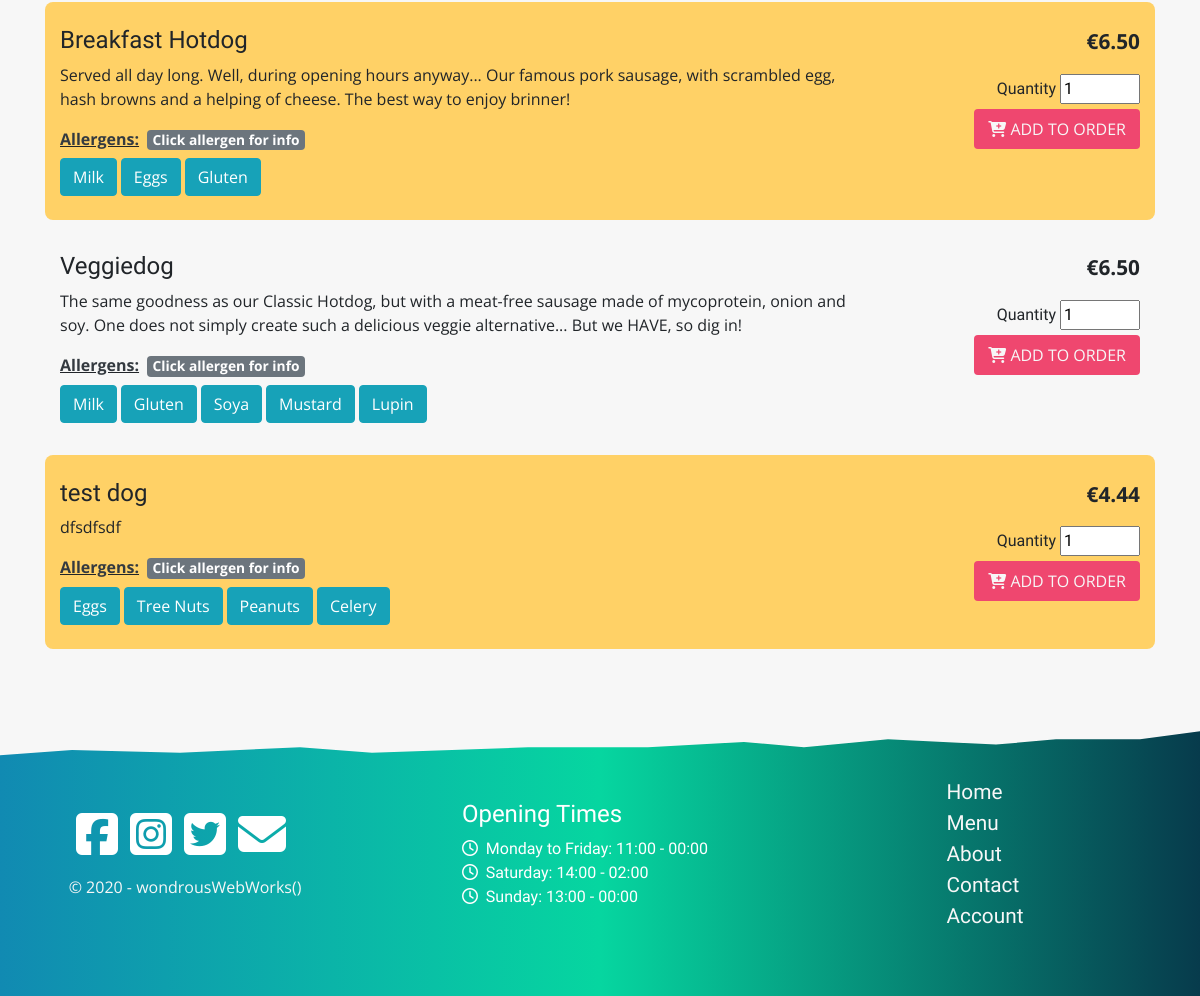
Before: /menu/?category=hotdogs (lower part) with the older database file.
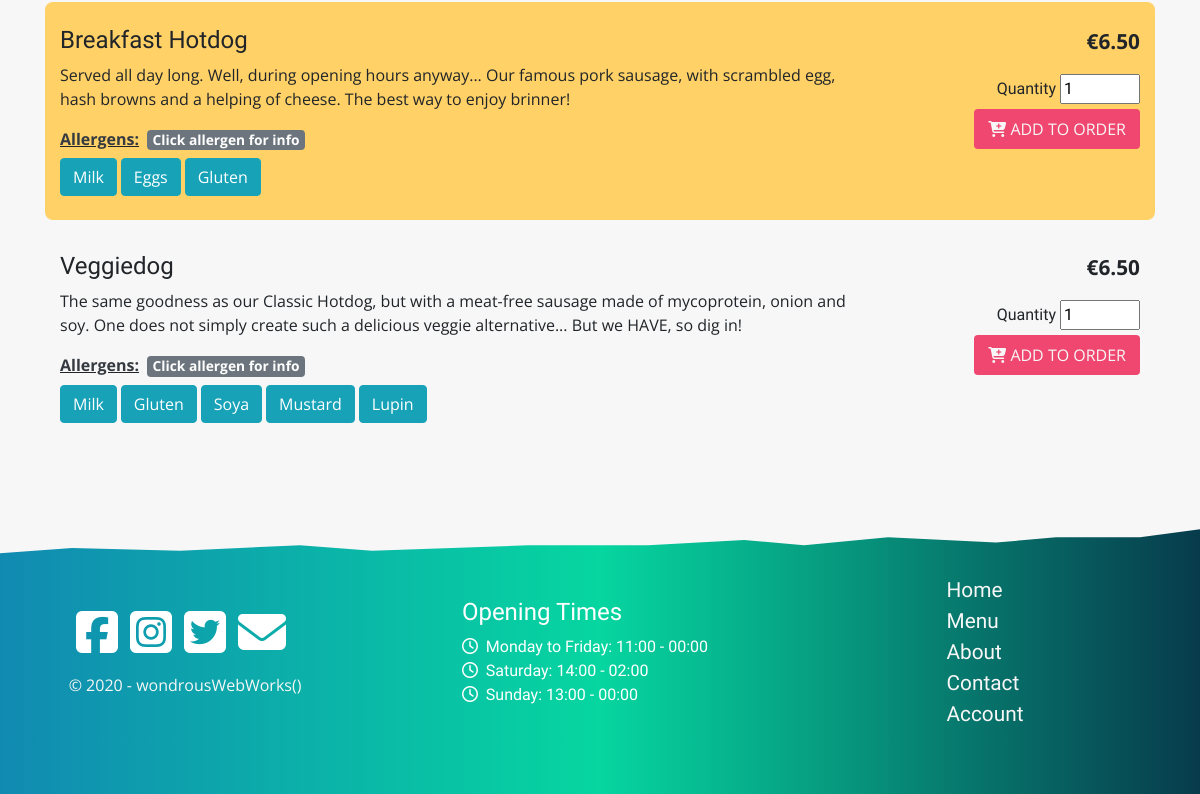
After: the same page with the newer database file.
### menu/models.py (models this page shows, shortened)
class Product(models.Model):
    category = models.ForeignKey('Category', null=True, blank=True, on_delete=models.SET_NULL)
    name = models.CharField(max_length=254, null=True, blank=True)
    description = models.TextField()
    price = models.DecimalField(max_digits=4, decimal_places=2)
    is_vegetarian = models.BooleanField(default=False)
    allergens = models.ManyToManyField('Allergen')

class Allergen(models.Model):
    name = models.CharField(max_length=254)
    friendly_name = models.CharField(max_length=254, null=True, blank=True)
    info_url = models.CharField(max_length=254, null=True, blank=True)

### menu/views.py (the view)
# urls.py: path('menu/', include('menu.urls')),
def menu(request):
    menu = Product.objects.all()
    categories = None
    if request.GET:
        if 'category' in request.GET:
            categories = request.GET['category'].split(',')
            menu = menu.filter(category__name__in=categories)
            categories = Category.objects.filter(name__in=categories)
    context = {
        'menu': menu,
        'categories': categories
    }
    return render(request, 'menu/menu.html', context)

### cart/contexts.py (called while the page is built, shortened)
def cart_content(request):
    cart_items = []
    sub_total = 0
    order_total = 0
    product_count = 0
    delivery_threshold = settings.DELIVERY_THRESHOLD
    delivery_charge = settings.DELIVERY_CHARGE
    cart = request.session.get('cart', {})
    order_total = delivery_charge + sub_total
    context = {
        'cart_items': cart_items,
        'sub_total': sub_total,
        'product_count': product_count,
        'delivery_threshold': delivery_threshold,
        'delivery_charge': delivery_charge,
        'order_total': order_total,
    }
    return context

### menu/templates/menu/menu.html (shortened to what this page needs)
{% extends 'base.html' %}
{% block content %}
<article id="menu" class="container">
    {% for menu_item in menu %}
        <div class="row menu-item py-4 mb-2 mx-auto" {% if not forloop.first %}data-aos="fade-up" data-aos-duration="1000" data-aos-easing="ease-in-out"{% endif %}>
            <div class="col-sm-9">
                <h3>{{ menu_item.name }}</h3>
                <p>{{ menu_item.description }}</p>
                {% if menu_item.allergens.all %}
                    <h4><a class="text-dark" href="https://erudus.com/14-major-food-allergens-for-eu-food-information-for-consumers/" target="blank"><strong>Allergens:</strong></a><span class="badge badge-secondary ml-2">Click allergen for info</span></h4>
                    {% for allergen in menu_item.allergens.all %}
                        <a href="{{ allergen.info_url }}" target="_blank" class="allergen btn btn-info">{{ allergen.friendly_name }}</a>
                    {% endfor %}
                {% endif %}
            </div>
            <div class="col-sm-3 price-and-add-button text-right">
                <p class="text-right"><strong>€{{ menu_item.price }}</strong></p>
                <form class="form" action="{% url 'add_to_cart' menu_item.id %}" method="POST">
                    <label for="id_qty_{{ menu_item.id }}">Quantity</label>
                    <input type="number" name="quantity" value="1" min="1" max="99">
                    <a class="btn add-to-cart-link add-or-update-button" data-id="{{ menu_item.id }}"><i class="fas fa-cart-plus"></i>  ADD TO ORDER</a>
                </form>
            </div>
        </div>
    {% endfor %}
</article>
{% endblock %}

Changed rows visible on the page:
removed Product: name "test dog", description "dfsdfsdf", price "4.44", Allergen (friendly_name "Eggs")
no longer on this page (row unchanged): Allergen: friendly_name "Tree Nuts", shown under "test dog"
no longer on this page (row unchanged): Allergen: friendly_name "Peanuts", shown under "test dog"
no longer on this page (row unchanged): Allergen: friendly_name "Celery", shown under "test dog"
